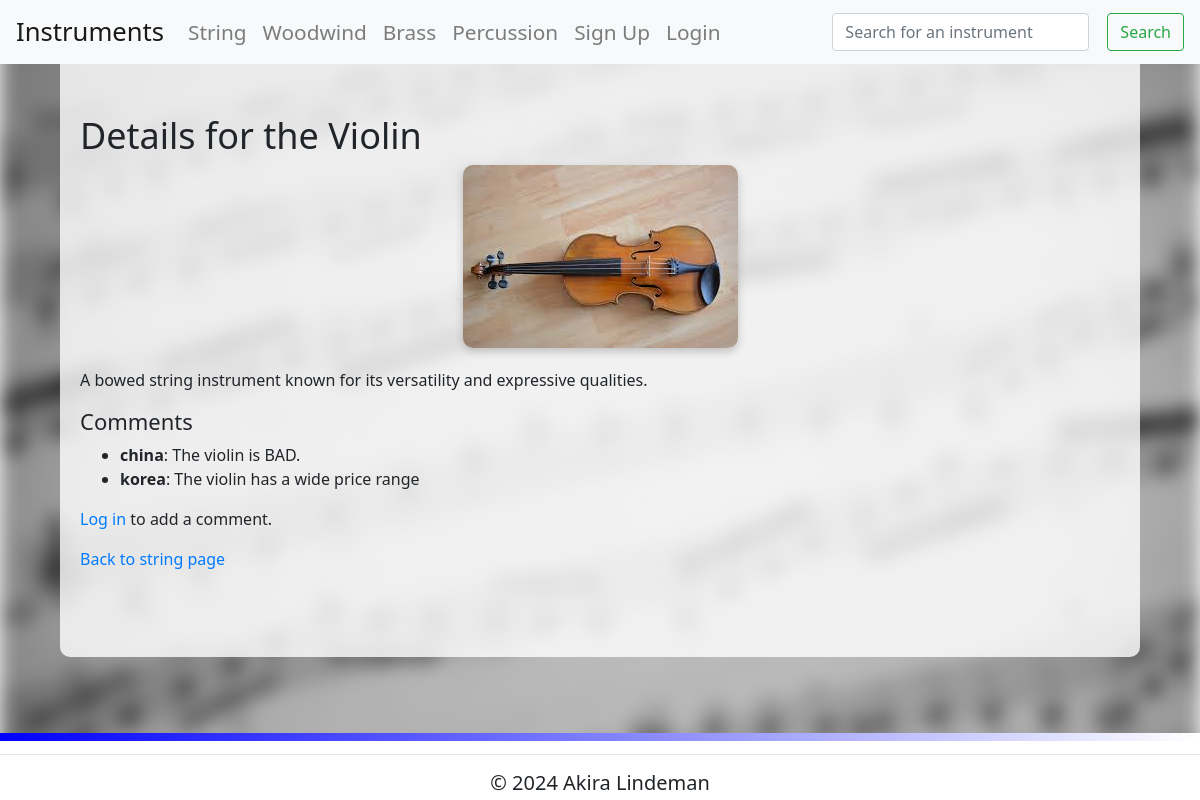
The page /instrument/1 on the database its author committed.
### tables this page shows
CREATE TABLE Instrument (id INTEGER PRIMARY KEY, name TEXT, familyid INTEGER REFERENCES InstrumentFamily (id), description TEXT, image TEXT);

CREATE TABLE Comments (id INTEGER PRIMARY KEY, instrument_id INTEGER REFERENCES Instrument (id), user_id INTEGER REFERENCES Users (id), comment TEXT, comment_status INTEGER);

CREATE TABLE Users (id INTEGER PRIMARY KEY AUTOINCREMENT, username TEXT, password TEXT, admin INTEGER);

CREATE TABLE InstrumentFamily (id INTEGER PRIMARY KEY, name TEXT);

### routes.py (the view)
@app.route('/instrument/<int:instrument_id>')
def instrument_details(instrument_id):
    try:
        if 'user_id' not in session:
            session['next'] = request.url
        query = "SELECT COUNT(1) FROM Instrument WHERE id = ?"
        instrument_exists = sql_queries(query, (instrument_id,), 'fetchone')
        if not instrument_exists or not instrument_exists[0]:
            raise KeyError
        instrument_query = """
        SELECT Instrument.id, Instrument.name, Instrument.description,
        Instrument.image, InstrumentFamily.id, InstrumentFamily.name
        FROM Instrument
        JOIN InstrumentFamily ON Instrument.familyid = InstrumentFamily.id
        WHERE Instrument.id = ?
        """
        instrument = sql_queries(instrument_query, (instrument_id,), 'fetchone')
        if instrument is None:
            abort(404)
        comments_query = """
        SELECT Comments.id, Comments.comment, Users.username, Comments.user_id
        FROM Comments
        JOIN Users ON Comments.user_id = Users.id
        WHERE Comments.instrument_id = ? AND Comments.comment_status = 1
        """
        comments = sql_queries(comments_query, (instrument_id,), 'fetchall')
        return render_template('instrument.html', instrument=instrument, comments=comments)
    except KeyError:
        abort(404)
    except Exception as e:
        print(f"General Exception occurred: {e}")
        abort(500, description=str(e))

### routes.py (called while the page is built)
def sql_queries(query, params, option):
    connection = sqlite3.connect('instruments.db')
    cursor = connection.cursor()
    cursor.execute(query, params)
    if option == 'fetchone':
        result = cursor.fetchone()
    elif option == 'fetchall':
        result = cursor.fetchall()
    elif option == 'commit':
        connection.commit()
        result = None
    connection.close()
    return result

@app.before_request
def limit_url_length():
    MAX_URL_LENGTH = 200  # Set your URL length limit
    if len(request.path) > MAX_URL_LENGTH:
        abort(414)

### templates/instrument.html (shortened to what this page needs)
{% extends 'layout.html' %}
{% block content %}
  <div id="content">
    {% if instrument %}
      <h1>Details for the {{ instrument[1] }}</h1>
      <div class="flex-container">
        <img src="{{ instrument[3] }}" alt="Image of {{ instrument[1] }}" class="instrument-image">
        <p>{{ instrument[2] }}</p>
      </div>
      <h2>Comments</h2>
      {% if comments %}
      <ul>
        {% for comment in comments %}
          <li>
            <strong>{{ comment[2] }}</strong>: {{ comment[1] }}
          </li>
        {% endfor %}
      </ul>
      {% else %}
        <p>No comments yet. Be the first!</p>
      {% endif %}
      {% if session.get('user_id') %}
        <a href="{{ url_for('add_comment', instrument_id=instrument[0]) }}" class="btn btn-primary">Add Comment</a>
      {% else %}
        <p><a href="{{ url_for('login') }}">Log in</a> to add a comment.</p>
      {% endif %}
      <p><a href="{{ url_for(instrument[5]) }}">Back to {{ instrument[5] }} page</a></p>
    {% else %}
      <p>Instrument not found.</p>
    {% endif %}
  </div>
{% endblock %}

### static/style.css (style rules this page uses)
html, body { height: 100%; margin: 0; }
body::before { content: ""; position: fixed; top: 0; left: 0; width: 100%; height: 100%; background-image: url("/static/pictures/background.jpeg"); background-repeat: no-repeat; background-position: center; background-attachment: fixed; background-size: cover; filter: blur(10px); z-index: -1; pointer-events: none; }
.instrument-image { max-width: 100%; max-height: 400px; width: auto; height: auto; object-fit: contain; border-radius: 10px; box-shadow: 0 4px 8px rgba(0, 0, 0, 0.2); margin: 0 auto; display: block; }
.flex-container { display: flex; flex-direction: column; gap: 20px; }

### rows shown on the page
Instrument: name "Violin", image (picture), description "A bowed string instrument known for its versatility and expressive qualities."
Comments: username "china", comment "The violin is BAD."
Comments: username "korea", comment "The violin has a wide price range"
InstrumentFamily: name "string"
